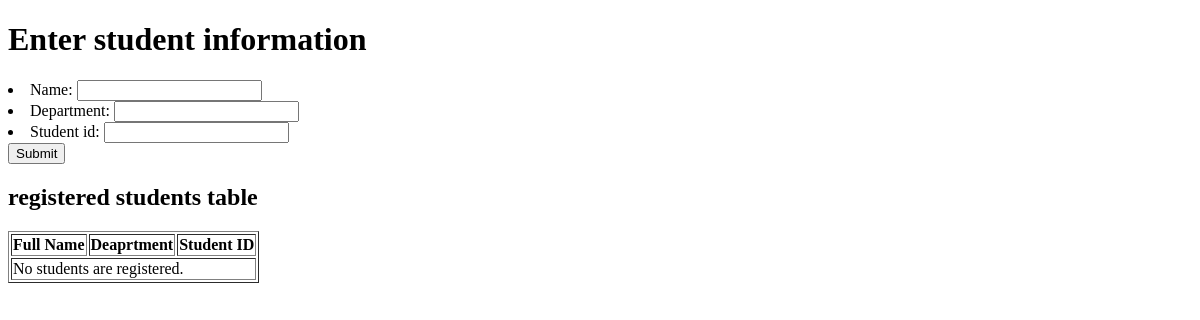
The app's page /, older data.
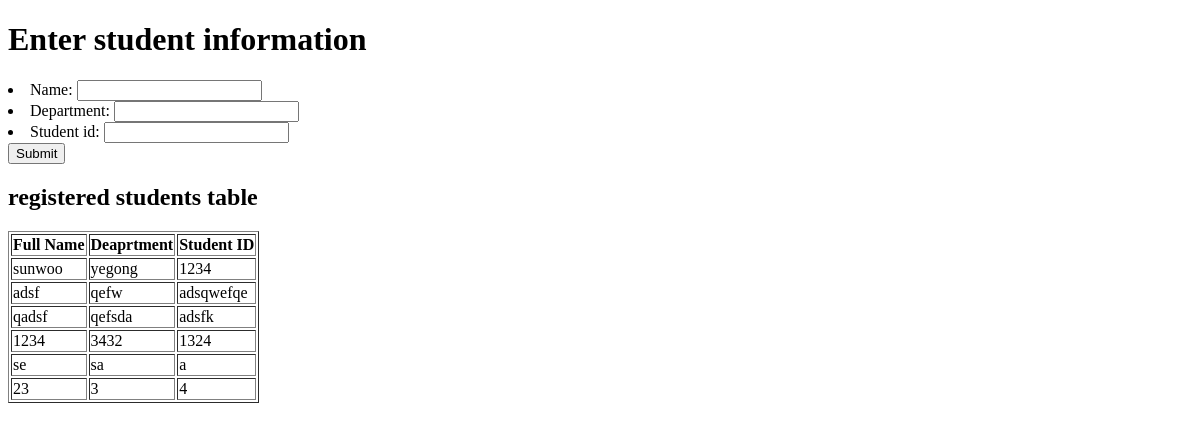
The same page, newer data.
### main/models.py (models this page shows, shortened)
class Student(models.Model): # 학생테이블
    name = models.CharField(max_length=100)
    department = models.CharField(max_length=100)
    student_id = models.CharField(max_length=20, unique=True)

### main/views.py (the view)
# urls.py: path('', views.add),
def add(request):
    if request.method == "POST":
        form = forms.StudentForm(request.POST)
        if form.is_valid():
            form.save()
            return redirect(add)
    if request.method == "GET":
        students = models.Student.objects.all()
        form = forms.StudentForm()
        return render(request, "main/add.html", {"form": form, "students": students})
    else:
        return HttpResponse("Invalid request method.", status=400)

### main/forms.py
class StudentForm(forms.ModelForm):
    class Meta:
        model = Student
        fields = ['name', 'department', 'student_id']
        '''widgets = {
            'name': forms.TextInput(attrs={'class': 'form-control'}),
            'department': forms.TextInput(attrs={'class': 'form-control'}),
            'student_id': forms.TextInput(attrs={'class': 'form-control'}),
        }
        labels = {
            'name': 'Full Name',
            'department': 'Department',
            'student_id': 'Student ID',
        }
        help_texts = {
            'student_id': 'Enter a unique student ID.',
        }
        error_messages = {
            'student_id': {
                'unique': "This student ID is already in use.",
            },
        } '''

### main/templates/main/add.html (shortened to what this page needs)
<!DOCTYPE html>
<html lang="ko">
<head>
</head>
<body>
    <h1> Enter student information </h1>
    <form method="POST">
        {{ form.as_ul }}
        <button type="submit">Submit</button>
    </form>
    <h2> registered students table </h2>
        <table border="1">
        <tr>
            <th>Full Name</th>
            <th>Deaprtment</th>
            <th>Student ID</th>
        </tr>
        {% for student in students %}
        <tr>
            <td>{{ student.name }}</td>
            <td>{{ student.department }}</td>
            <td>{{ student.student_id }}</td>
        </tr>
        {% empty %}
        <tr>
            <td colspan="3">No students are registered.</td>
        </tr>
        {% endfor %}
    </table>
</body>
</html>

Row changes from the older to the newer data that the page shows:
added Student: name "sunwoo", department "yegong", student_id "1234"
added Student: name "adsf", department "qefw", student_id "adsqwefqe"
added Student: name "qadsf", department "qefsda", student_id "adsfk"
added Student: name "1234", department "3432", student_id "1324"
added Student: name "se", department "sa", student_id "a"
added Student: name "23", department "3", student_id "4"
Text that changed along with them:
text no longer shown: "No students are registered."
